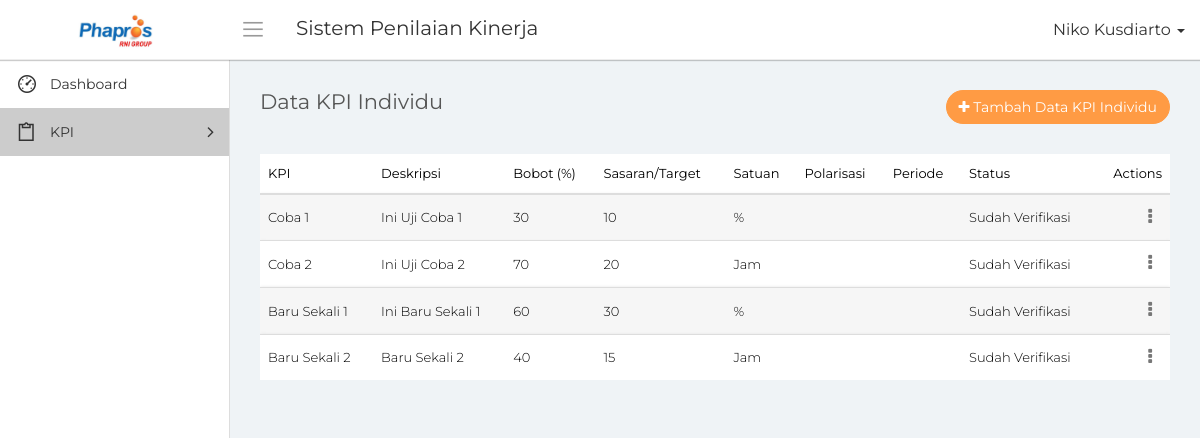
/data_kpi.php (signed in), run on an earlier commit of the app's database.
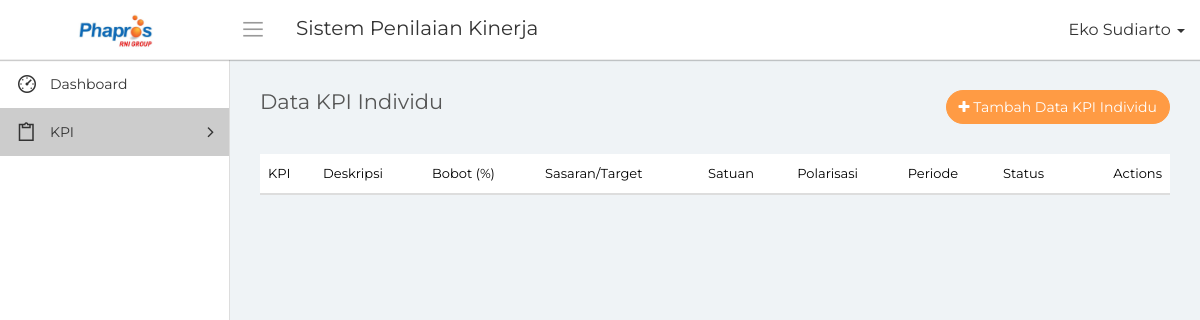
And on a later commit of the database.
### tables this page shows
CREATE TABLE `data_kpi` (
  `id_kpi` bigint(20) NOT NULL,
  `id_anggota` bigint(20) NOT NULL DEFAULT '0',
  `id_jabatan` bigint(20) NOT NULL DEFAULT '0',
  `id_unit` bigint(20) DEFAULT '0',
  `id_periode` bigint(20) NOT NULL DEFAULT '0',
  `kpi` text NOT NULL,
  `deskripsi` text NOT NULL,
  `bobot` decimal(10,0) NOT NULL DEFAULT '0',
  `sasaran` decimal(10,0) NOT NULL DEFAULT '0',
  `satuan` varchar(20) NOT NULL,
  `sifat_kpi` int(2) NOT NULL DEFAULT '0',
  `status` int(2) NOT NULL DEFAULT '0',
  `id_verifikator` bigint(20) NOT NULL DEFAULT '0',
  `tanggal_input` date NOT NULL,
  `tanggal_verifikasi` date NOT NULL
);

CREATE TABLE `mst_satuan` (
  `id_satuan` bigint(20) NOT NULL,
  `nama_satuan` varchar(50) NOT NULL,
  `jenis_polarisasi` text NOT NULL,
  `id_periode` bigint(20) NOT NULL,
  `tanggal_input` date NOT NULL
);

### conn/database.php (called while the page is built, shortened)
<?php
	class database{
		function __construct(){
			$this->connection = new mysqli('localhost', 'root', '','phapros_final');
		}
		function tampil_kpi($id_periode = null){
			$id_anggota = $_SESSION['id_anggota'];
			$id_jabatan = $_SESSION['id_jabatan'];
			$id_unit = $_SESSION['id_unit'];
			if($id_periode != null)
				$query = $this->connection->query("SELECT k.*, j.nama_jabatan, u.nama_unit, p.tahun, s.nama_satuan, pol.nama_polarisasi FROM data_kpi k LEFT JOIN mst_jabatan j ON j.id_jabatan = k.id_jabatan LEFT JOIN mst_unit u ON u.id_unit = k.id_unit LEFT JOIN mst_periode p ON p.id_periode = k.id_periode LEFT JOIN mst_satuan s ON s.id_satuan = k.satuan LEFT JOIN mst_polarisasi pol ON pol.id_polarisasi = k.sifat_kpi WHERE k.id_anggota = '$id_anggota' AND k.id_jabatan = '$id_jabatan' AND k.id_unit = '$id_unit' AND p.id_periode = '$id_periode'");
			else
				$query = $this->connection->query("SELECT k.*, j.nama_jabatan, u.nama_unit, p.tahun, s.nama_satuan, pol.nama_polarisasi FROM data_kpi k LEFT JOIN mst_jabatan j ON j.id_jabatan = k.id_jabatan LEFT JOIN mst_unit u ON u.id_unit = k.id_unit LEFT JOIN mst_periode p ON p.id_periode = k.id_periode LEFT JOIN mst_satuan s ON s.id_satuan = k.satuan LEFT JOIN mst_polarisasi pol ON pol.id_polarisasi = k.sifat_kpi WHERE k.id_anggota = '$id_anggota' AND k.id_jabatan = '$id_jabatan' AND k.id_unit = '$id_unit'");
			while($tampil = $query->fetch_array())
				$hasil[] = $tampil;
			return $hasil;
		}
		function tampil_waktu_input(){
			$query = $this->connection->query("SELECT * FROM waktu_input");
			while($tampil = $query->fetch_array())
				$hasil[] = $tampil;
			return $hasil;
		}
		function tampil_akses(){
			$query = $this->connection->query("SELECT * FROM akses_menu");
			while($tampil = $query->fetch_array())
				$hasil[] = $tampil;
			return $hasil;
		}
		function tampil_periode($id_periode = null){
			if($id_periode == null)
				$query = $this->connection->query("SELECT * FROM mst_periode");
			else
				$query = $this->connection->query("SELECT * FROM mst_periode WHERE id_periode = '$id_periode'");
			while($tampil = $query->fetch_array())
				$hasil[] = $tampil;
			return $hasil;
		}
	}
?>

### data_kpi.php (the view, shortened to what this page needs)
<?php
    include "conn/database.php";
    $db = new database();
    $nama = $_SESSION['nama'];
    $jabatan = $_SESSION['id_jabatan'];
    foreach($db->tampil_periode() as $tampilP)
    {
        if($tampilP['status'] == 1)
        {
            $idA = $tampilP['id_periode'];
        }
    }
?>
<!DOCTYPE html>
<html>
    <head>
        <link rel="stylesheet" type="text/css" href="assets/css/bootstrap.min.css">
        <link rel="stylesheet" type="text/css" href="assets/css/font-awesome.min.css">
        <link rel="stylesheet" type="text/css" href="assets/css/line-awesome.min.css">
        <link rel="stylesheet" type="text/css" href="https://cdn.datatables.net/v/dt/dt-1.10.18/datatables.min.css"/>
		<link rel="stylesheet" type="text/css" href="assets/css/select2.min.css">
		<link rel="stylesheet" type="text/css" href="assets/css/bootstrap-datetimepicker.min.css">
        <link rel="stylesheet" type="text/css" href="assets/css/style.css">
    </head>
    <body>
        <div class="main-wrapper">
            <div class="header">
				<div class="header-left">
                    <a href="index.php" class="logo">
						<img src="assets/img/logo-phapros.jpg" width="75" height="" alt="">
					</a>
                </div>
				<a id="toggle_btn" href="javascript:void(0);"><i class="la la-bars"></i></a>
                <div class="page-title-box pull-left">
					<h3>Sistem Penilaian Kinerja</h3>
                </div>
				<ul class="nav navbar-nav navbar-right user-menu pull-right">
					<li class="dropdown">
						<a href="" class="dropdown-toggle user-link" data-toggle="dropdown" title="Admin">
							<span>
                                <?php echo $nama; ?>
                            </span>
							<i class="caret"></i>
						</a>
					</li>
				</ul>
            </div>
            <div class="sidebar" id="sidebar">
                <div class="sidebar-inner slimscroll">
					<div id="sidebar-menu" class="sidebar-menu">
						<ul>
							<li>
								<a href="index.php"><i class="la la-dashboard"></i> <span>Dashboard</span></a>
							</li>
                            <?php
                                foreach($db->tampil_akses() as $tampil)
                                {
                                    if($tampil['id_jabatan'] == $jabatan)
                                    {
                                        $m1 = $tampil['menu1'];
                                        $m2 = $tampil['menu2'];
                                        $m3 = $tampil['menu3'];
                                        $m4 = $tampil['menu4'];
                                        $m5 = $tampil['menu5'];
                                        $m6 = $tampil['menu6'];
                                        $m7 = $tampil['menu7'];
                                    }
                                }
                            ?>
                            <li class="active submenu">
								<a href="#"><i class="la la-clipboard"></i> <span> KPI</span> <span class="menu-arrow"></span></a>
							</li>
						</ul>
					</div>
                </div>
            </div>
            <div class="page-wrapper">
                <div class="content container-fluid">
					<div class="row">
						<div class="col-xs-8">
							<h4 class="page-title">Data KPI Individu</h4>
						</div>
						<div class="col-xs-4 text-right m-b-30">
                            <?php
                                $b1 = 0;
                                foreach($db->tampil_waktu_input() as $tampil)
                                {
                                    $sekarang = date('Y-m-d');
                                    if($sekarang >= $tampil['tanggal_awal_input'] AND $sekarang <= $tampil['tanggal_akhir_input'])
                                        $b1 = 1;
                                }
                                if($b1 == 1)
                                {
                            ?>
							        <a href="input_kpi.php" class="btn btn-primary rounded pull-right"><i class="fa fa-plus"></i> Tambah Data KPI Individu</a>
                            <?php
                                }
                            ?>
                        </div>
					</div>
					<div class="row">
						<div class="col-md-12">
							<div class="table-responsive">
								<table class="table table-striped custom-table m-b-0 display" id="tabel">
									<thead>
										<tr>
											<th>KPI</th>
                                            <th>Deskripsi</th>
                                            <th>Bobot (%)</th>
                                            <th>Sasaran/Target</th>
                                            <th>Satuan</th>
                                            <th>Polarisasi</th>
                                            <th>Periode</th>
                                            <th>Status</th>
											<th class="text-right">Actions</th>
										</tr>
									</thead>
									<tbody>
                                    <?php
                                        foreach($db->tampil_kpi($idA) as $data)
                                        {
                                    ?>
                                            <tr>
                                                <td><?php echo $data['kpi']; ?></td>
                                                <td><?php echo $data['deskripsi']; ?></td>
                                                <td><?php echo $data['bobot']; ?></td>
                                                <td><?php echo $data['sasaran']; ?></td>
                                                <td><?php echo $data['nama_satuan']; ?></td>
                                                <td><?php echo $data['nama_polarisasi']; ?></td>
                                                <td><?php echo $data['tahun']; ?></td>
                                                <td><?php echo ($data['status'] == 0)?'Belum Verifikasi':'Sudah Verifikasi'; ?></td>
                                                <td class="text-right">
                                                    <div class="dropdown">
                                                        <a href="#" class="action-icon dropdown-toggle" data-toggle="dropdown" aria-expanded="false"><i class="fa fa-ellipsis-v"></i></a>
                                                    </div>
                                                </td>
                                            </tr>
                                    <?php
                                        }
                                    ?>
									</tbody>
								</table>
							</div>
						</div>
					</div>
                </div>
            </div>
        </div>
    </body>
</html>

What changed in the data, as far as the page shows it:
removed data_kpi: kpi "Coba 1", deskripsi "Ini Uji Coba 1", bobot "30", sasaran "10", mst_satuan.nama_satuan "%", status "Sudah Verifikasi"
no longer on this page (row edited): data_kpi: kpi "Coba 2", deskripsi "Ini Uji Coba 2", bobot "70", sasaran "20", mst_satuan.nama_satuan "Jam", status "Sudah Verifikasi"
removed data_kpi: kpi "Baru Sekali 1", deskripsi "Ini Baru Sekali 1", bobot "60", sasaran "30", mst_satuan.nama_satuan "%", status "Sudah Verifikasi"
removed data_kpi: kpi "Baru Sekali 2", deskripsi "Baru Sekali 2", bobot "40", sasaran "15", mst_satuan.nama_satuan "Jam", status "Sudah Verifikasi"
Also different on the page:
$nama: "Niko Kusdiarto" → "Eko Sudiarto"
